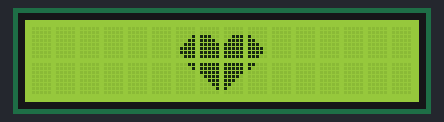
Bench run of a sketch on a simulated Arduino Uno, built with avr-gcc and run on an emulated ATmega328P. On the bench: 16×2 character LCD.

Above: at 0.1 s.
At 0.6 s:
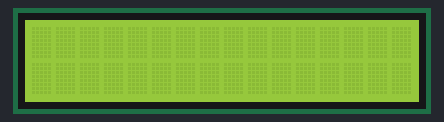

The sketch:

heart_in_LCD.ino
```cpp
#include<LiquidCrystal.h>

byte leftwingup[8] = {
  B00000,
  B00000,
  B00001,
  B00011,
  B00111,
  B01111,
  B01111,
  B00111,
};
byte leftwingdown[8] = {
  B00011,
  B00001,
  B00000,
  B00000,
  B00000,
  B00000,
  B00000,
  B00000,
};
byte leftbodyup[8] = {
  B00000,
  B00000,
  B11100,
  B11110,
  B11111,
  B11111,
  B11111,
  B11111,
};
byte leftbodydown[8] = {
  B11111,
  B11111,
  B11111,
  B01111,
  B00111,
  B00011,
  B00001,
  B00000,
};
byte rightbodyup[8] = {
  B00000,
  B00000,
  B00111,
  B01111,
  B11111,
  B11111,
  B11111,
  B11111,
};
byte rightbodydown[8] = {
  B11111,
  B11111,
  B11111,
  B11110,
  B11100,
  B11000,
  B10000,
  B00000,
};
byte rightwingup[8] = {
  B00000,
  B00000,
  B10000,
  B11000,
  B11100,
  B11110,
  B11110,
  B11100,
};
byte rightwingdown[8] = {
  B11000,
  B10000,
  B00000,
  B00000,
  B00000,
  B00000,
  B00000,
  B00000,
};
LiquidCrystal lcd(7,8,9,10,11,12);

void setup() {
  // put your setup code here, to run once:
lcd.begin(16,2);
lcd.createChar(0, leftwingup);
lcd.createChar(1, leftwingdown);
lcd.createChar(2, leftbodyup);
lcd.createChar(3, leftbodydown);
lcd.createChar(4, rightbodyup);
lcd.createChar(5, rightbodydown);
lcd.createChar(6, rightwingup);
lcd.createChar(7, rightwingdown);
}

void loop() {
  // put your main code here, to run repeatedly:
  heart();
}

void heart(){
  for(int i=0;i<=3;i++){
    for(int j=0;j<=1;j++){
      lcd.setCursor(i+6,j);
      lcd.write(i*2+j);
    }
  }
  delay(500);
  lcd.clear();
  delay(500);
}
```

Measured:
- what the display in image 1 shows lasts 0.5 s, from 0.6 s to 1.1 s
